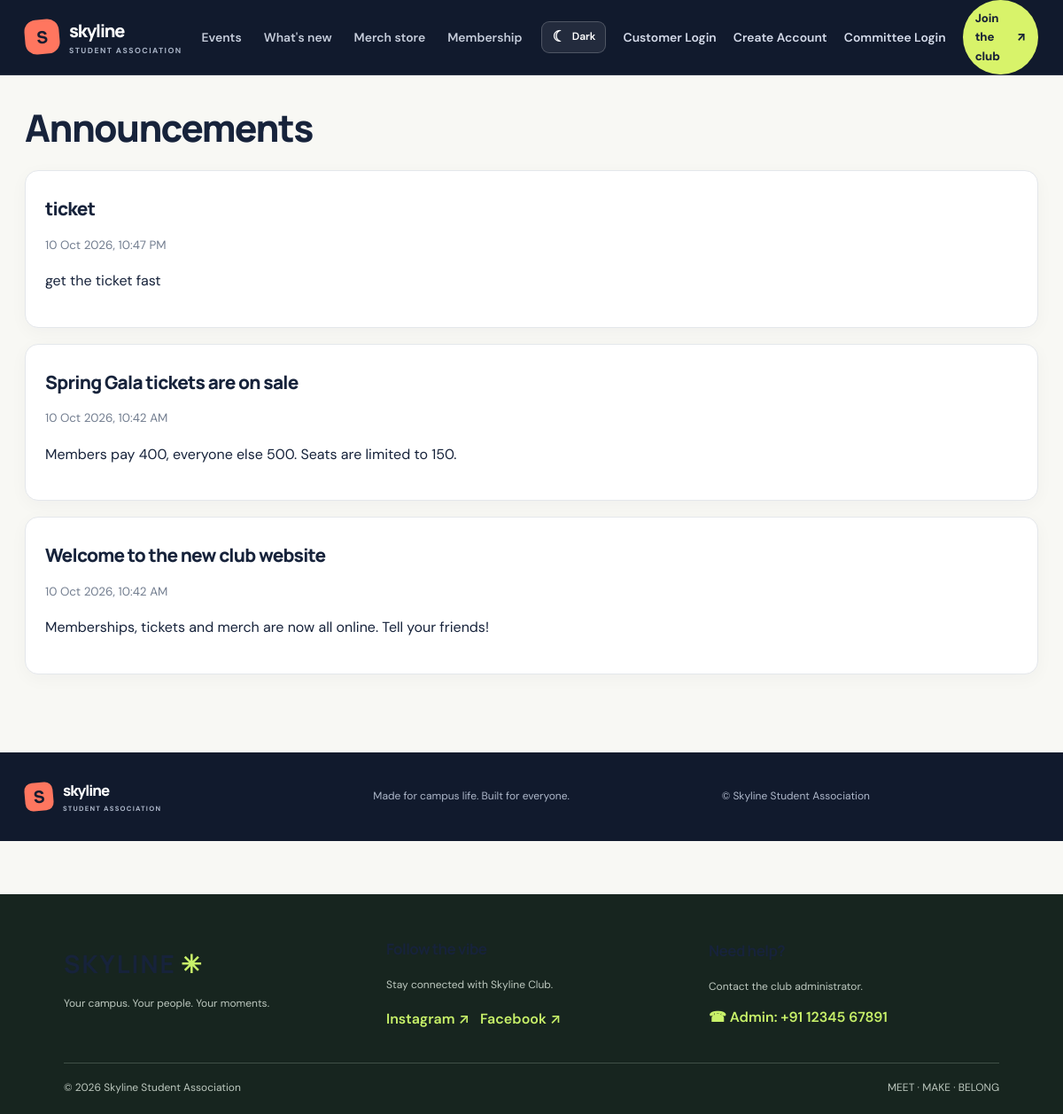
The page /announcements on the database its author committed.
### tables this page shows
CREATE TABLE announcements (
    id INTEGER PRIMARY KEY,
    title TEXT NOT NULL,
    body TEXT NOT NULL,
    created_at TEXT NOT NULL,
    emailed INTEGER NOT NULL DEFAULT 0
);

### app.py (the view)
@app.get('/announcements')
def announcements():
    return render_template('announcements.html', posts=query('SELECT * FROM announcements ORDER BY id DESC'))

### app.py (called while the page is built)
@app.context_processor
def inject_csrf_token():
    from flask_wtf.csrf import generate_csrf
    return {"csrf_token": generate_csrf}

@app.template_filter('pretty')
def pretty_filter(value):
    if not value:
        return ''
    try:
        parsed = datetime.fromisoformat(value)
    except ValueError:
        return value
    if 'T' in value or ' ' in value:
        return parsed.strftime('%d %b %Y, %I:%M %p')
    return parsed.strftime('%d %b %Y')

@app.context_processor
def inject_globals():
    return {'is_admin': bool(session.get('admin')), 'status_of': member_status}

### db.py (called while the page is built)
def get_db():
    if 'db' not in g:
        g.db = sqlite3.connect(DB_PATH)
        g.db.row_factory = sqlite3.Row
        g.db.execute('PRAGMA foreign_keys = ON')
    return g.db

def query(sql, args=(), one=False):
    cur = get_db().execute(sql, args)
    rows = cur.fetchall()
    cur.close()
    if one:
        return rows[0] if rows else None
    return rows

### templates/announcements.html
{% extends 'base.html' %}
{% block content %}
<h1>Announcements</h1>
{% for p in posts %}
<div class="card"><h2>{{ p.title }}</h2><p class="muted">{{ p.created_at|pretty }}</p><p style="white-space:pre-line">{{ p.body }}</p></div>
{% else %}<p class="muted">Nothing posted yet.</p>{% endfor %}
{% endblock %}

### static/style.css (style rules this page uses)
:root { --ink: #17243b; --ink-deep: #101b31; --ink-soft: #283752; --paper: #f7f7f3; --white: #ffffff; --muted: #747e8e; --line: #e4e7e9; --lime: #d7f36a; --blue: #647df5; --brand: #536de8; --brand-dark: #3c52c5; --ok: #18794e; --warn: #a96510; --bad: #b42332; --shadow: 0 16px 42px rgba(23, 36, 59, .07); }
* { box-sizing: border-box; }
html { scroll-behavior: smooth; }
body { margin: 0; font-family: 'DM Sans', system-ui, -apple-system, 'Segoe UI', sans-serif; background: var(--paper); color: var(--ink); line-height: 1.6; -webkit-font-smoothing: antialiased; }
.muted { color: var(--muted); font-size: .84rem; }
h1, h2, h3, h4 { color: var(--ink); font-family: 'Manrope', sans-serif; letter-spacing: -.035em; }
main h1 { margin: .2em 0 .55em; font-size: clamp(1.9rem, 4vw, 2.65rem); font-weight: 800; line-height: 1.12; }
main h2 { margin: .2em 0 .65em; font-size: 1.3rem; font-weight: 800; }
main p { line-height: 1.65; }
.card { padding: 22px; margin-bottom: 18px; border: 1px solid var(--line); border-radius: 13px; background: #fff; box-shadow: 0 3px 12px rgba(23,36,59,.025); }
:root { --ink:#17233b;--ink-deep:#111a2d;--ink-soft:#293854;--paper:#f8f8f4;--white:#fff;--muted:#737e90;--line:#e4e7eb;--lime:#d8f36a;--blue:#5865f2;--brand:#5b5fe9;--brand-dark:#4248c9;--coral:#ff765f;--ok:#18794e;--warn:#a96510;--bad:#b42332;--shadow:0 18px 48px rgba(23,35,59,.10) }
body { background:#f8f8f4;color:var(--ink) }
.card,.table-wrap,.ticket,.col { border-radius:15px }
.card { box-shadow:0 5px 20px rgba(23,36,59,.035) }

### rows shown on the page
announcements: title "ticket", created_at|pretty "10 Oct 2026, 10:47 PM", body "get the ticket fast"
announcements: title "Spring Gala tickets are on sale", created_at|pretty "10 Oct 2026, 10:42 AM", body "Members pay 400, everyone else 500. Seats are limited to 150."
announcements: title "Welcome to the new club website", created_at|pretty "10 Oct 2026, 10:42 AM", body "Memberships, tickets and merch are now all online. Tell your friends!"
